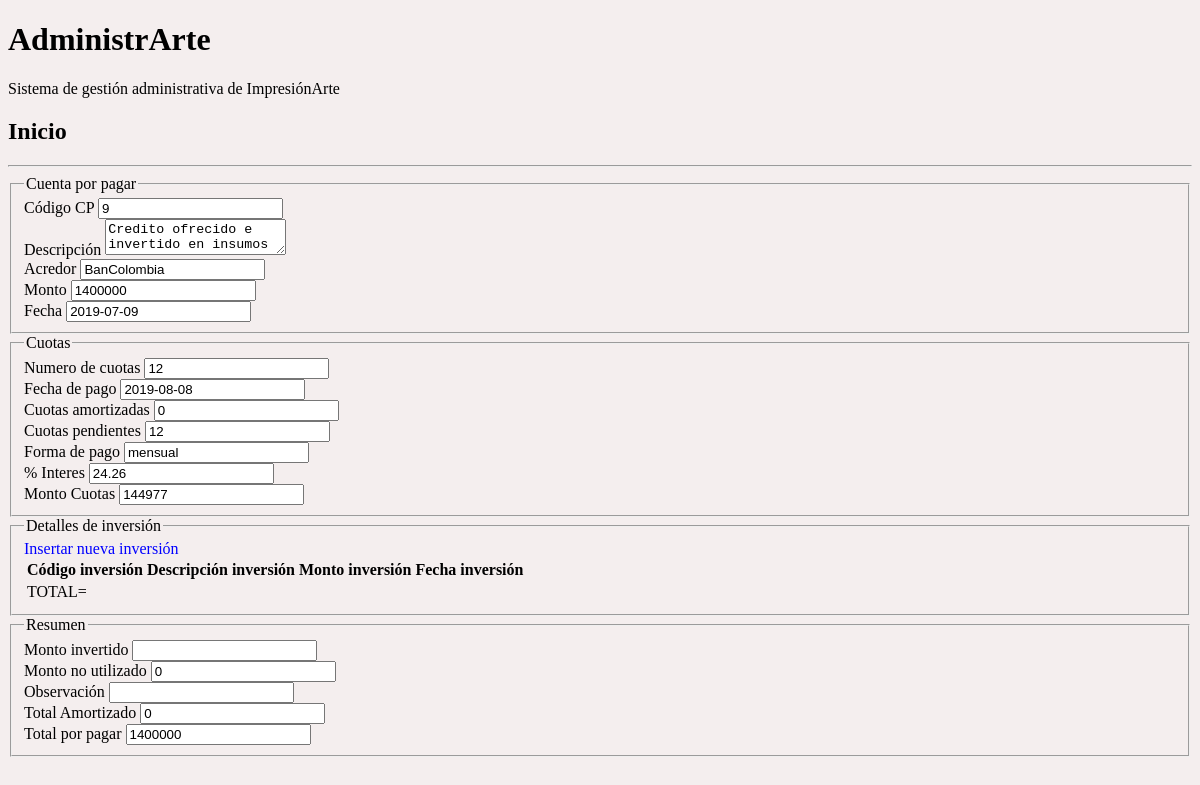
/vista/Detalles_CuentasPagar.php, run on an earlier commit of the app's database.
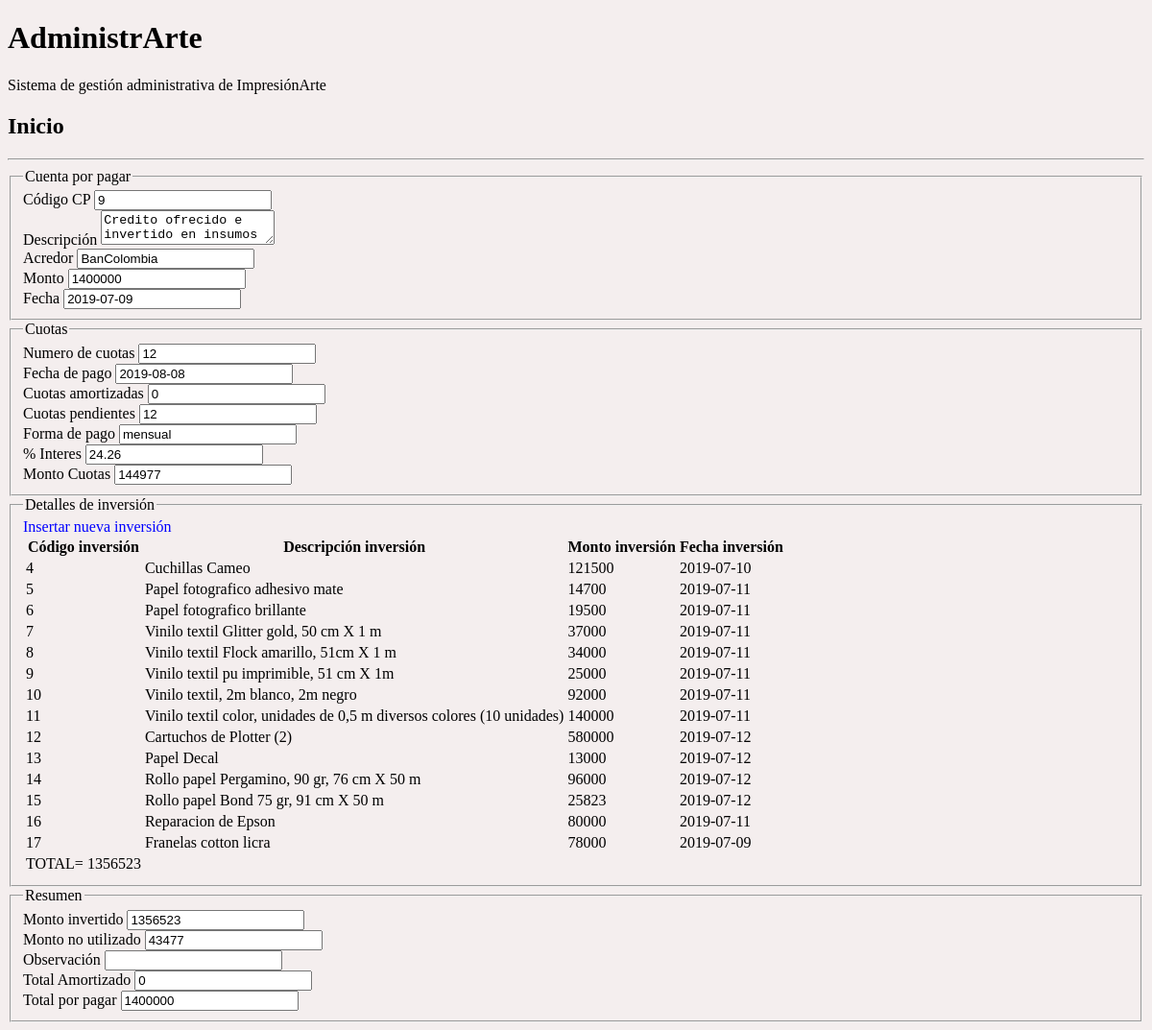
And on a later commit of the database.
### tables this page shows
CREATE TABLE `cuentas_pagar` (
  `ID_CP` int(11) NOT NULL,
  `Fecha` date NOT NULL,
  `Descripcion` varchar(250) NOT NULL,
  `Acreedor` varchar(100) NOT NULL,
  `Monto` varchar(10) NOT NULL,
  `Numero_Cuotas` varchar(2) NOT NULL,
  `Monto_cuota` varchar(9) NOT NULL,
  `Pagos` varchar(10) NOT NULL,
  `Interes` varchar(5) NOT NULL,
  `Fecha_pago` date NOT NULL
);

CREATE TABLE `detalles_cuenta_pagar` (
  `ID_DCP` int(11) NOT NULL,
  `ID_CP` int(5) NOT NULL,
  `cuota_amortizada` varchar(3) NOT NULL,
  `cuota_pendiente` varchar(3) NOT NULL,
  `total_amortizado` varchar(9) NOT NULL,
  `total_pendiente` varchar(9) NOT NULL
);

CREATE TABLE `detalles_inversion` (
  `ID_DI` int(11) NOT NULL,
  `ID_CP` int(11) NOT NULL,
  `inversion` varchar(250) NOT NULL,
  `fecha` date NOT NULL,
  `monto_inversion` varchar(9) NOT NULL
);

### modelo/consulta_CuentasPagar.php (called while the page is built)
<?php
    $Consulta_1="SELECT * FROM cuentas_pagar ORDER BY fecha DESC LIMIT 1 ";
    $Recordset_1= mysqli_query($Conexion, $Consulta_1);
    $Resultado_1= mysqli_fetch_array($Recordset_1);
    $ID_CP= $Resultado_1["ID_CP"];
    $Descripcion= $Resultado_1["Descripcion"];
    $Acreedor= $Resultado_1["Acreedor"];
    $Monto= $Resultado_1["Monto"];
    $Fecha= $Resultado_1["Fecha"];
    $N_Cuotas= $Resultado_1["Numero_Cuotas"];
    $Monto_Cuota= $Resultado_1["Monto_cuota"];
    $Pagos= $Resultado_1["Pagos"];
    $Interes= $Resultado_1["Interes"];
    $Fecha_Pago= $Resultado_1["Fecha_pago"];
?>

### modelo/consulta_DetallesCuentasPagar.php (called while the page is built)
<?php
    $Consulta_1="SELECT * FROM detalles_cuenta_pagar INNER JOIN cuentas_pagar ON detalles_cuenta_pagar.ID_CP=cuentas_pagar.ID_CP WHERE cuentas_pagar.ID_CP=9 ";
    $Recordset_1= mysqli_query($Conexion, $Consulta_1);
    $Resultado_1= mysqli_fetch_array($Recordset_1);
    $C_Amortizada= $Resultado_1["cuota_amortizada"];
    $C_Pendiente= $Resultado_1["cuota_pendiente"];
    $T_Amortizado= $Resultado_1["total_amortizado"];
    $T_Pendiente= $Resultado_1["total_pendiente"];
?>

### modelo/consulta_DetallesInversion.php (called while the page is built)
<?php
    $Consulta_1="SELECT SUM(monto_inversion) AS Total, Monto FROM detalles_inversion INNER JOIN cuentas_pagar ON detalles_inversion.ID_CP=cuentas_pagar.ID_CP  WHERE cuentas_pagar.ID_CP=9 ";
    $Recordset_1= mysqli_query($Conexion, $Consulta_1);
    $Resultado_1= mysqli_fetch_array($Recordset_1);
    $Total= $Resultado_1["Total"];
    $Credito= $Resultado_1["Monto"];
    $SinInvertir= $Credito - $Total;
?>

### vista/Detalles_CuentasPagar.php (the view, shortened to what this page needs)
<!DOCTYPE html>
<html>
    <head>
        <link rel="stylesheet" type="text/css" href="../css/Estilos_AdministrArte.css">
    </head>
    <body>
        <div id="Principal">
            <?php
                include("../conexion/Conexion_BD.php");
                include("../modulos/header.php");
                include("../modelo/consulta_DetallesCuentasPagar.php");
                include("../modelo/consulta_CuentasPagar.php");
                include("../modelo/consulta_DetallesInversion.php");
            ?>
        </div>
        <div>
            <fieldset class="">
                <legend>Cuenta por pagar</legend>
                <label>Código CP</label>
                <input type="text" id="Codigo_CP" value="<?php echo $ID_CP;?>" >
                <br>
                <label>Descripción</label>
                <textarea><?php echo $Descripcion;?></textarea>
                <br>
                <label>Acredor</label>
                <input type="text" value="<?php echo $Acreedor;?>">
                <br>
                <label>Monto</label>
                <input type="text" value="<?php echo $Monto;?>">
                <br>
                <label>Fecha</label>
                <input type="text" value="<?php echo $Fecha;?>">
            </fieldset>
            <fieldset class="">
                <legend>Cuotas</legend>
                <label>Numero de cuotas</label>
                <input type="text" value="<?php echo $N_Cuotas;?>" >
                <br>
                <label>Fecha de pago</label>
                <input type="text" value="<?php echo $Fecha_Pago;?>" >
                <br>
                <label>Cuotas amortizadas</label>
                <input type="text" value="<?php echo $C_Amortizada;?>">
                <br>
                <label>Cuotas pendientes</label>
                <input type="text" value="<?php echo $C_Pendiente;?>">
                <br>
                <label>Forma de pago</label>
                <input type="text" value="<?php echo $Pagos;?>">
                <br>
                <label>% Interes</label>
                <input type="text" value="<?php echo $Interes;?>">
                <br>
                <label>Monto Cuotas</label>
                <input type="text" value="<?php echo $Monto_Cuota;?>">
            </fieldset>
            <fieldset class="">
                <legend>Detalles de inversión</legend>
                <?php
                    $Consulta_1="SELECT * FROM detalles_inversion WHERE ID_CP=9 ";
                    $Recordset= mysqli_query($Conexion, $Consulta_1);
                ?>
                <label class="label_1" onclick="llamar_NuevaInversion()">Insertar nueva inversión</label>
                <table>
                    <thead>
                        <th>Código inversión</th>
                        <th>Descripción inversión</th>
                        <th>Monto inversión</th>
                        <th>Fecha inversión</th>
                    </thead>
                    <tbody>
                        <?php
                        while($Resultado= mysqli_fetch_array($Recordset)){   ?>
                            <tr>
                                <td><?php echo $Resultado["ID_DI"];?></td>
                                <td><?php echo $Resultado["inversion"];?></td>
                                <td><?php echo $Resultado["monto_inversion"];?></td>
                                <td><?php echo $Resultado["fecha"];?></td>
                            </tr>
                            <?php
                        }   ?>
                            <tr>
                                <td><?php echo "TOTAL= " . $Total;?></td>
                            </tr>
                    </tbody>
                </table>
            </fieldset>
            <fieldset class="">
                <legend>Resumen</legend>
                <label>Monto invertido</label>
                <input type="text" value="<?php echo $Total;?>" >
                <br>
                <label>Monto no utilizado</label>
                <input type="text" value="<?php echo $SinInvertir;?>" >
                <br>
                <label>Observación</label>
                <input type="text" value="" >
                <br>
                <label>Total Amortizado</label>
                <input type="text" value="<?php echo $T_Amortizado;?>">
                <br>
                <label>Total por pagar</label>
                <input type="text" value="<?php echo $T_Pendiente;?>">
            </fieldset>
        </div>
    </body>
</html>

### modulos/header.php
<h1 class="anula">AdministrArte</h1>
<p id="Texto_1" class="">Sistema de gestión administrativa de ImpresiónArte</p>
<?php $Titulo= isset($_GET["pagina"]) ? $Titulo = $_GET["pagina"] : $Titulo = "Inicio"; ?>
<h2><?php echo $Titulo;?></h2>
<hr>

### css/Estilos_AdministrArte.css (style rules this page uses)
body { background-color: rgba(148, 89, 89, 0.1); }
.label_1 { color: blue; cursor: pointer; }

What changed in the data, as far as the page shows it:
added detalles_inversion: ID_DI "4", inversion "Cuchillas Cameo", monto_inversion "121500", fecha "2019-07-10"
added detalles_inversion: ID_DI "5", inversion "Papel fotografico adhesivo mate", monto_inversion "14700", fecha "2019-07-11"
added detalles_inversion: ID_DI "6", inversion "Papel fotografico brillante", monto_inversion "19500", fecha "2019-07-11"
added detalles_inversion: ID_DI "7", inversion "Vinilo textil Glitter gold, 50 cm X 1 m", monto_inversion "37000", fecha "2019-07-11"
added detalles_inversion: ID_DI "8", inversion "Vinilo textil Flock amarillo, 51cm X 1 m", monto_inversion "34000", fecha "2019-07-11"
added detalles_inversion: ID_DI "9", inversion "Vinilo textil pu imprimible, 51 cm X 1m", monto_inversion "25000", fecha "2019-07-11"
added detalles_inversion: ID_DI "10", inversion "Vinilo textil, 2m blanco, 2m negro", monto_inversion "92000", fecha "2019-07-11"
added detalles_inversion: ID_DI "11", inversion "Vinilo textil color, unidades de 0,5 m diversos colores (10 unidades)", monto_inversion "140000", fecha "2019-07-11"
added detalles_inversion: ID_DI "12", inversion "Cartuchos de Plotter (2)", monto_inversion "580000", fecha "2019-07-12"
added detalles_inversion: ID_DI "13", inversion "Papel Decal", monto_inversion "13000", fecha "2019-07-12"
added detalles_inversion: ID_DI "14", inversion "Rollo papel Pergamino, 90 gr, 76 cm X 50 m", monto_inversion "96000", fecha "2019-07-12"
added detalles_inversion: ID_DI "15", inversion "Rollo papel Bond 75 gr, 91 cm X 50 m", monto_inversion "25823", fecha "2019-07-12"
added detalles_inversion: ID_DI "16", inversion "Reparacion de Epson", monto_inversion "80000", fecha "2019-07-11"
added detalles_inversion: ID_DI "17", inversion "Franelas cotton licra", monto_inversion "78000", fecha "2019-07-09"
Also different on the page:
$Total: (not shown) → "1356523"
form field value: (not shown) → "1356523"
form field value: "0" → "43477"
